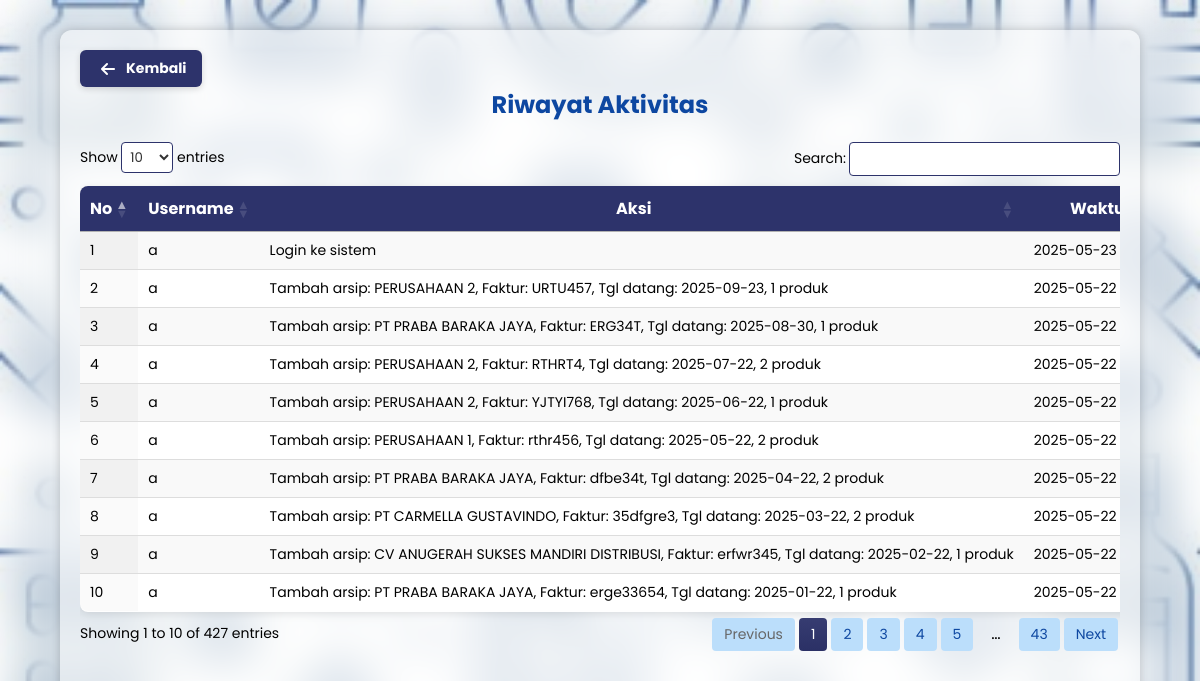
Screenshot of /pages/logaktifitas.php (signed in) with the database file from the repository.
### tables this page shows
CREATE TABLE `log_aktivitas` (
  `id_log` int NOT NULL,
  `id_admin` int NOT NULL,
  `aksi` text NOT NULL,
  `waktu` datetime NOT NULL DEFAULT CURRENT_TIMESTAMP
);

### pages/logaktifitas.php (the view, shortened to what this page needs)
<?php
include 'connect.php';
?>
<!DOCTYPE html>
<html lang="en">
<head>
  <link rel="stylesheet" href="https://cdn.datatables.net/1.13.6/css/jquery.dataTables.min.css">
  <link rel="stylesheet" href="https://cdn.datatables.net/buttons/2.4.1/css/buttons.dataTables.min.css">
  <link rel="stylesheet" href="../css/style.css">
</head>
<body>
  <div class="container-center">
    <div class="riwayat">
      <a href="dashboard.php" class="btn-kembali">
        <i class="fa-solid fa-arrow-left"></i> <span>Kembali</span>
      </a>
      <div class="judul-riwayat">
        <h1>Riwayat Aktivitas</h1>
      </div>
      <div class="log">
        <table id="logTable" class="display nowrap" style="width:100%">
          <thead>
            <tr>
              <th>No</th>
              <th>Username</th>
              <th>Aksi</th>
              <th>Waktu</th>
            </tr>
          </thead>
          <tbody>
            <?php
            $query = "
    SELECT log_aktivitas.*, admin.username
    FROM log_aktivitas
    JOIN admin ON log_aktivitas.id_admin = admin.id_admin
    ORDER BY log_aktivitas.waktu DESC
  ";
            $result = mysqli_query($conn, $query);
            $no = 1;
            while ($row = mysqli_fetch_assoc($result)):
            ?>
              <tr>
                <td><?= $no++ ?></td>
                <td><?= htmlspecialchars($row['username']) ?></td>
                <td><?= htmlspecialchars($row['aksi']) ?></td>
                <td><?= $row['waktu'] ?></td>
              </tr>
            <?php endwhile; ?>
          </tbody>
        </table>
      </div>
    </div>
  </div>
</body>
</html>

### css/style.css (style rules this page uses)
* { margin: 0; padding: 0; box-sizing: border-box; font-family: "Poppins"; }
body { display: flex; background-color: #f4f4f4; }
.btn-kembali { display: inline-flex; align-items: center; gap: 6px; padding: 8px 16px; background-color: #2d336b; color: white; text-decoration: none; border-radius: 6px; font-weight: bold; font-size: 14px; transition: background-color 0.3s ease; box-shadow: 0 2px 6px rgba(0, 0, 0, 0.15); }
.btn-kembali i { font-size: 16px; margin: 0 5px; }
.container-center { display: flex; justify-content: center; padding: 30px; margin: 0 auto; }
.riwayat { background-color: rgba(255, 255, 255, 0.5); padding: 20px; border-radius: 12px; display: inline-block; max-width: 90vw; width: 100%; box-sizing: border-box; margin: 0 auto; box-shadow: 0 0 10px rgba(0, 0, 0, 0.2); }
.log { overflow-x: auto; }
.riwayat table { width: 100%; border-collapse: collapse; }
.riwayat .judul-riwayat h1 { text-align: center; color: #0d47a1; margin-bottom: 20px; font-size: 24px; }
table.dataTable { width: 100%; border-collapse: collapse; background-color: white; border-radius: 8px; overflow: hidden; box-shadow: 0 2px 8px rgba(0, 0, 0, 0.1); }
table.dataTable thead { background-color: #2d336b; color: white; }
table.dataTable th, table.dataTable td { padding: 12px 15px; text-align: left; border-bottom: 1px solid #ddd; }
table.dataTable th { text-align: center !important; }
table.dataTable td { font-size: 14px; text-align: left; }

### pages/logaktifitas.php (style rules this page uses)
body { margin: 0; padding: 0; min-height: 100vh; position: relative; background: none; z-index: 0; background-image: url(../img/antibiotic.jpg); background-repeat: no-repeat; background-size: cover; backdrop-filter: blur(25px); }

### rows the page displays
log_aktivitas: id_admin.username "a", aksi "Login ke sistem", waktu "2025-05-23…"
log_aktivitas: id_admin.username "a", aksi "Tambah arsip: PERUSAHAAN 2, Faktur: URTU457, Tgl datang: 2025-09-23, 1 produk", waktu "2025-05-22…"
log_aktivitas: id_admin.username "a", aksi "Tambah arsip: PT PRABA BARAKA JAYA, Faktur: ERG34T, Tgl datang: 2025-08-30, 1 produk", waktu "2025-05-22…"
log_aktivitas: id_admin.username "a", aksi "Tambah arsip: PERUSAHAAN 2, Faktur: RTHRT4, Tgl datang: 2025-07-22, 2 produk", waktu "2025-05-22…"
log_aktivitas: id_admin.username "a", aksi "Tambah arsip: PERUSAHAAN 2, Faktur: YJTYI768, Tgl datang: 2025-06-22, 1 produk", waktu "2025-05-22…"
log_aktivitas: id_admin.username "a", aksi "Tambah arsip: PERUSAHAAN 1, Faktur: rthr456, Tgl datang: 2025-05-22, 2 produk", waktu "2025-05-22…"
log_aktivitas: id_admin.username "a", aksi "Tambah arsip: PT PRABA BARAKA JAYA, Faktur: dfbe34t, Tgl datang: 2025-04-22, 2 produk", waktu "2025-05-22…"
log_aktivitas: id_admin.username "a", aksi "Tambah arsip: PT CARMELLA GUSTAVINDO, Faktur: 35dfgre3, Tgl datang: 2025-03-22, 2 produk", waktu "2025-05-22…"
log_aktivitas: id_admin.username "a", aksi "Tambah arsip: CV ANUGERAH SUKSES MANDIRI DISTRIBUSI, Faktur: erfwr345, Tgl datang: 2025-02-22, 1 produk", waktu "2025-05-22…"
log_aktivitas: id_admin.username "a", aksi "Tambah arsip: PT PRABA BARAKA JAYA, Faktur: erge33654, Tgl datang: 2025-01-22, 1 produk", waktu "2025-05-22…"
